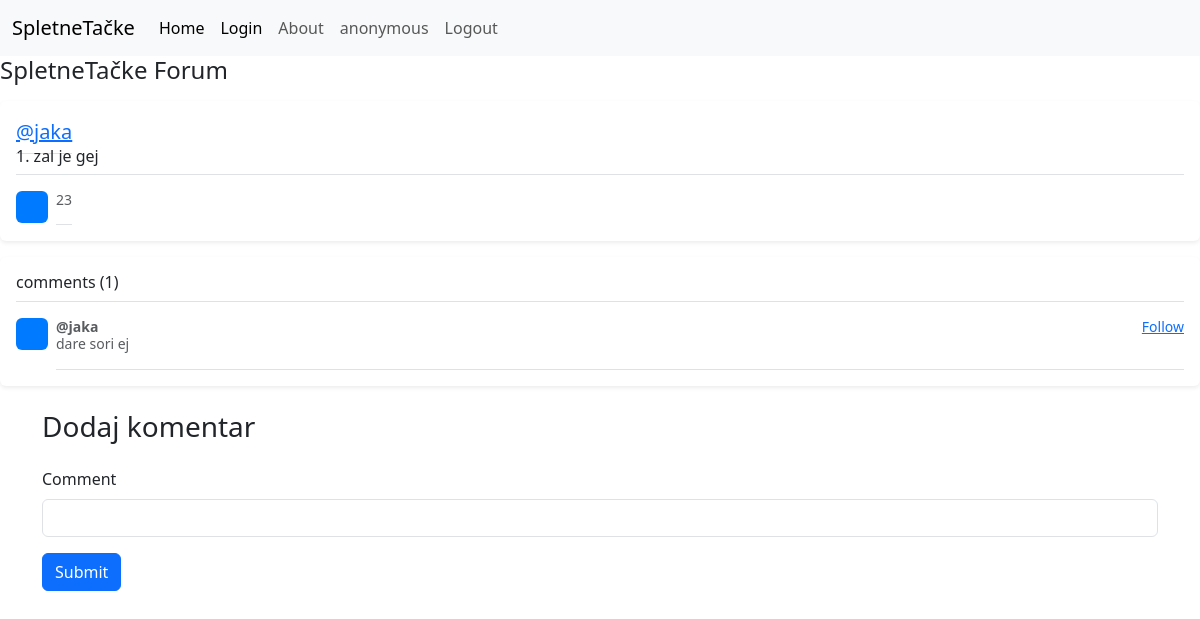
The page /topic/1 on the database its author committed.
### Forums/main.py (models this page shows)
class Topic(db.Model):
    id: Mapped[int] = mapped_column(primary_key=True)
    title: Mapped[str] = mapped_column(unique=True)
    description: Mapped[str]
    author: Mapped[str]

class Comment(db.Model):
    id: Mapped[int] = mapped_column(primary_key=True)
    text: Mapped[str]
    topicId: Mapped[str]
    author: Mapped[str]

### Forums/main.py (the view, shortened to what this page needs)
@app.route("/topic/<int:id>",methods=["GET", "POST"])
def topic(id):
    if "username" not in session:
        session['username'] = 'anonymous'
    topic = db.get_or_404(Topic, id)
    comments = Comment.query.filter_by(topicId=id).all()
    print(comments)
    if "username" in session:
        return render_template("topic.html", topic=topic, comments=comments, username=session['username'])
    else:
        return render_template("topic.html", topic=topic, comments=comments, username="anonymous")

### Forums/templates/topic.html (shortened to what this page needs)
<!doctype html>
<html lang="en">
  <head>
    <link href="https://cdn.jsdelivr.net/npm/bootstrap@5.3.3/dist/css/bootstrap.min.css" rel="stylesheet">
  </head>
  <body>
    <nav class="navbar navbar-expand-lg bg-body-tertiary">
      <div class="container-fluid">
        <a class="navbar-brand" href="/">SpletneTačke</a>
        <div class="collapse navbar-collapse" id="navbarNavDropdown">
          <ul class="navbar-nav">
            <li class="nav-item">
              <a class="nav-link active" aria-current="page" href="/home">Home</a>
            </li>
            <li class="nav-item">
              <a class="nav-link active" aria-current="page" href="/login">Login</a>
            </li>
            <li class="nav-item">
              <a class="nav-link" href="/about">About</a>
            </li>
            <li class="nav-item">
              <a class="nav-link" href="/profile">{{username}}</a>
            </li>
            <li class="nav-item">
              <a class="nav-link" href="/logout">Logout</a>
            </li>
          </ul>
        </div>
      </div>
    </nav>
        <h1 class="fs-4 text">SpletneTačke Forum</h1>
        <div class="my-3 p-3 bg-body rounded shadow-sm">
          <a class="border-bottom pb-2 mb-0 fs-5" href="/profile">@{{topic.author}}</a>
          <h6 class="border-bottom pb-2 mb-0">{{topic.id}}. {{topic.title}}</h6>
          <div class="d-flex text-muted pt-3">
            <svg class="bd-placeholder-img flex-shrink-0 me-2 rounded" width="32" height="32" xmlns="http://www.w3.org/2000/svg" role="img" aria-label="Placeholder: 32x32" preserveAspectRatio="xMidYMid slice" focusable="false"><title>Placeholder</title><rect width="100%" height="100%" fill="#007bff"></rect><text x="50%" y="50%" fill="#007bff" dy=".3em">32x32</text></svg>
            <p class="pb-3 mb-0 small lh-sm border-bottom">
              {{topic.description}}
            </p>
          </div>
      </div>
      <div class="my-3 p-3 bg-body rounded shadow-sm">
        <h6 class="border-bottom pb-2 mb-0">comments ({{comments | length}})</h6>
        {% for comment in comments %}
        <div class="d-flex text-muted pt-3">
          <svg class="bd-placeholder-img flex-shrink-0 me-2 rounded" width="32" height="32" xmlns="http://www.w3.org/2000/svg" role="img" aria-label="Placeholder: 32x32" preserveAspectRatio="xMidYMid slice" focusable="false"><title>Placeholder</title><rect width="100%" height="100%" fill="#007bff"></rect><text x="50%" y="50%" fill="#007bff" dy=".3em">32x32</text></svg>
          <div class="pb-3 mb-0 small lh-sm border-bottom w-100">
            <div class="d-flex justify-content-between">
              <strong class="text-gray-dark">@{{comment.author}}</strong>
              <a href="#">Follow</a>
            </div>
            <span class="">{{comment.text}}</span>
          </div>
        </div>
        {% endfor %}
      </div>
      <div class="container">
        <h1 class="fs-3 text my-4">Dodaj komentar</h1>
        <form accept="/topic/{{topic.id}}" method="post">
            <div class="mb-3">
                <label for="title" class="form-label">Comment</label>
                <input type="text" name="comment" class="form-control" id="comment" aria-describedby="emailHelp" >
              </div>
              <button type="submit" class="btn btn-primary">Submit</button>
        </form>
      </div>
  </body>
</html>

### rows shown on the page
Topic: author "jaka", id "1", title "zal je gej", description "23"
Comment: author "jaka", text "dare sori ej"

### other values the page prints
{{ username }} "anonymous"
{{ comments | length }} "1"
